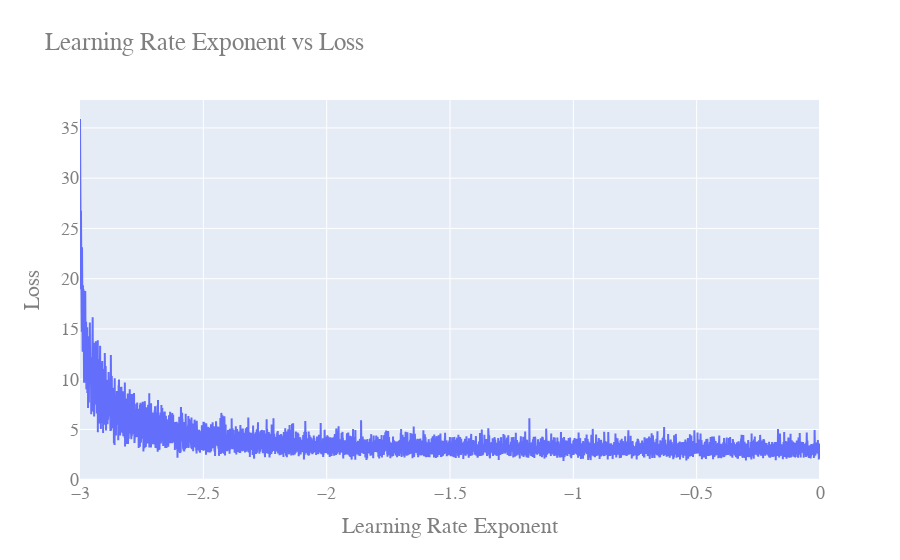

The cell this chart's notebook holds for it:
### Code cell
#Plot learning rate vs loss
fig = go.Figure()
fig.add_trace(go.Scatter(x=lre_i, y=loss_i))
fig.update_layout(
    title="Learning Rate Exponent vs Loss",
    xaxis_title="Learning Rate Exponent",
    yaxis_title="Loss",
    font=dict(
        family="Courier New, monospace",
        size=18,
        color="#7f7f7f"
    )
)
fig.show()

### Figure 1 — Plotly figure (JSON) as saved in the notebook; plotly's stock layout.template omitted (floating-point values rounded to 4 significant figures; data arrays with more than 128 entries replaced by an {"elided": "..."} marker saying what was removed)
{"data": [{"type": "scatter", "x": {"elided": "10000 float values"}, "y": {"elided": "10000 float values"}}], "layout": {"font": {"color": "#7f7f7f", "family": "Courier New, monospace", "size": 18}, "title": {"text": "Learning Rate Exponent vs Loss"}, "xaxis": {"title": {"text": "Learning Rate Exponent"}}, "yaxis": {"title": {"text": "Loss"}}}}
